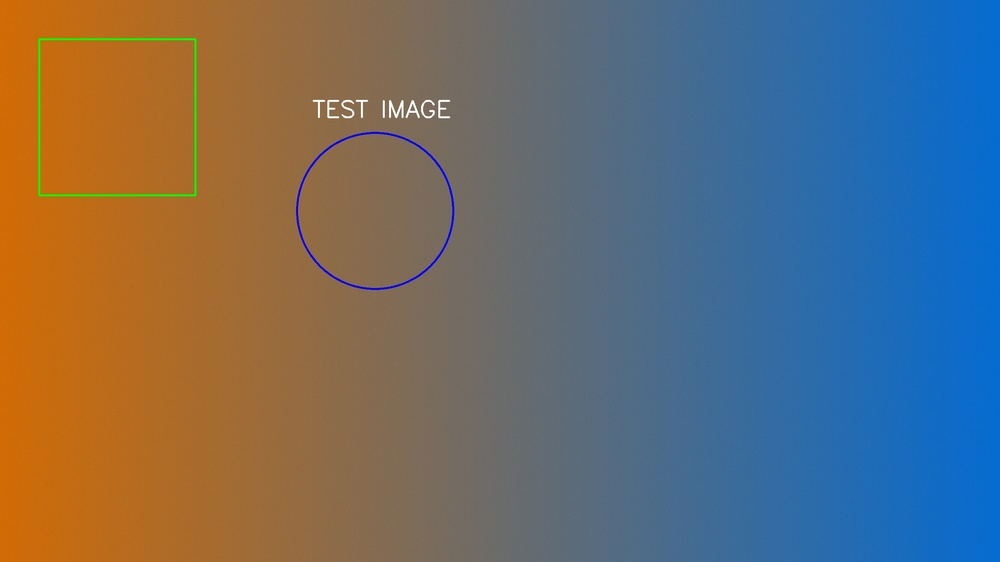
#> input picture test_2K.jpg, 1000 x 562 px, shrunk from 2560 x 1440 before the run; its folder holds only this picture in this run
$ python -i analyzers.py   (imports and definitions only)   (older library calls are emulated)
#> lines starting #> are read from the running program, lines starting #| are printed output that depends on the picture; after the words box and inside, x2 and y2 are one past the last pixel; in counts of white or black regions, pixels touching at a corner belong together
#!/usr/bin/env python3
"""
ANALYZERS MODULE
Analyse approfondie des caractéristiques d'images
"""

import numpy as np
import cv2
from typing import Dict, Any, Tuple
from scipy import fft, ndimage
from sklearn.cluster import KMeans

class ImageAnalyzer:
    """
    Analyseur d'images complet pour la compression harmonique
    Inspiré des principes d'analyse de l'upscaling harmonique
    """

    def __init__(self):
        self.analysis_cache = {}

    def analyze(self, image: np.ndarray) -> Dict[str, Any]:
        """
        Analyse complète des caractéristiques de l'image

        Args:
            image: Image numpy array (H, W) ou (H, W, C)

        Returns:
            Dict: Caractéristiques complètes de l'image
        """
        # Vérification du cache
        image_hash = hash(image.tobytes())
        if image_hash in self.analysis_cache:
            return self.analysis_cache[image_hash]

        # Analyse multi-niveaux
        characteristics = {
            'structural': self._analyze_structural_properties(image),
            'entropic': self._analyze_entropic_properties(image),
            'frequency': self._analyze_frequency_properties(image),
            'semantic': self._analyze_semantic_properties(image),
            'texture': self._analyze_texture_properties(image)
        }

        # Score de complexité unifié
        characteristics['complexity_score'] = self._calculate_complexity_score(characteristics)
        characteristics['resolution'] = image.shape[:2]
        characteristics['channels'] = image.shape[2] if len(image.shape) == 3 else 1

        # Mise en cache
        self.analysis_cache[image_hash] = characteristics

        return characteristics

    def _analyze_structural_properties(self, image: np.ndarray) -> Dict[str, float]:
        """Analyse des propriétés structurelles (contours, formes, symétrie)"""

        # Conversion en niveaux de gris si nécessaire
        if len(image.shape) == 3:
            gray = cv2.cvtColor(image, cv2.COLOR_RGB2GRAY)
        else:
            gray = image

        h, w = gray.shape

        # 1. Détection de contours multiples
        edges_canny = cv2.Canny(gray, 50, 150)
        edges_sobel = cv2.Sobel(gray, cv2.CV_64F, 1, 1, ksize=3)
        edges_laplacian = cv2.Laplacian(gray, cv2.CV_64F)

        # Densité de contours
        edge_density_canny = np.sum(edges_canny > 0) / edges_canny.size
        edge_density_sobel = np.sum(np.abs(edges_sobel) > 30) / edges_sobel.size
        edge_density_laplacian = np.sum(np.abs(edges_laplacian) > 20) / edges_laplacian.size

        edge_density = (edge_density_canny + edge_density_sobel + edge_density_laplacian) / 3

        # 2. Analyse de symétrie multiple
        # Symétrie horizontale
        left_half = gray[:, :w//2]
        right_half = np.fliplr(gray[:, w//2:])
        symmetry_h = np.corrcoef(left_half.flatten(), right_half.flatten())[0,1]
        if np.isnan(symmetry_h):
            symmetry_h = 0.0

        # Symétrie verticale
        top_half = gray[:h//2, :]
        bottom_half = np.flipud(gray[h//2:, :])
        symmetry_v = np.corrcoef(top_half.flatten(), bottom_half.flatten())[0,1]
        if np.isnan(symmetry_v):
            symmetry_v = 0.0

        # Symétrie diagonale
        diag_symmetry = self._calculate_diagonal_symmetry(gray)

        symmetry = max(symmetry_h, symmetry_v, diag_symmetry)

        # 3. Détection de formes géométriques
        contours, _ = cv2.findContours(edges_canny, cv2.RETR_EXTERNAL, cv2.CHAIN_APPROX_SIMPLE)

        # Analyse des contours
        contour_areas = [cv2.contourArea(c) for c in contours]
        contour_perimeters = [cv2.arcLength(c, True) for c in contours]

        # Circularité moyenne
        circularities = []
        for area, perimeter in zip(contour_areas, contour_perimeters):
            if perimeter > 0:
                circularity = 4 * np.pi * area / (perimeter ** 2)
                circularities.append(min(circularity, 1.0))

        avg_circularity = np.mean(circularities) if circularities else 0.0

        # 4. Régularité des patterns
        regularity = self._calculate_pattern_regularity(gray)

        return {
            'edge_density': edge_density,
            'symmetry_horizontal': max(symmetry_h, 0.0),
            'symmetry_vertical': max(symmetry_v, 0.0),
            'symmetry_diagonal': diag_symmetry,
            'symmetry_overall': symmetry,
            'avg_circularity': avg_circularity,
            'pattern_regularity': regularity,
            'contour_count': len(contours),
            'structural_complexity': edge_density * (1.0 - symmetry) * (1.0 - regularity)
        }

    # [308 lines left out: functions _analyze_entropic_properties, _analyze_frequency_properties, _analyze_semantic_properties, _analyze_texture_properties, _calculate_complexity_score, _calculate_shannon_entropy and 3 more, not called in this run]

    def _calculate_diagonal_symmetry(self, gray: np.ndarray) -> float:
        """Calcule la symétrie diagonale"""
        h, w = gray.shape
        min_dim = min(h, w)

        # Diagonale principale
        diag_main = np.diagonal(gray[:min_dim, :min_dim])
        diag_flipped = np.fliplr(gray[:min_dim, :min_dim])
        diag_flipped_main = np.diagonal(diag_flipped)

        symmetry_main = np.corrcoef(diag_main, diag_flipped_main)[0,1]
        return max(0.0, symmetry_main) if not np.isnan(symmetry_main) else 0.0

    def _calculate_pattern_regularity(self, gray: np.ndarray) -> float:
        """Calcule la régularité des patterns"""
        h, w = gray.shape

        # Autocorrélation pour détecter la périodicité
        autocorr = ndimage.correlate(gray, gray, mode='constant')
        center = h * w

        # Variance de l'autocorrélation autour du centre
        window_size = 20
        start_idx = max(0, center - window_size)
        end_idx = min(len(autocorr), center + window_size)

        autocorr_variance = np.var(autocorr[start_idx:end_idx])
        regularity = 1.0 / (1.0 + autocorr_variance / (h * w))

        return min(1.0, regularity)

    # [49 lines left out: functions _calculate_glcm, _calculate_glcm_contrast, _calculate_glcm_dissimilarity, _calculate_glcm_homogeneity, not called in this run]

    def _calculate_glcm_energy(self, glcm: np.ndarray) -> float:
        """Calcule l'énergie à partir de GLCM"""
        return np.sum(glcm ** 2)

    # [37 lines left out: functions _calculate_glcm_correlation, _calculate_spectral_centroid, _calculate_spectral_bandwidth, _calculate_skewness, _calculate_kurtosis, not called in this run]

class CompressionComplexityAnalyzer:
    """
    Analyseur spécialisé pour la complexité de compression
    """

    # [56 lines left out: functions analyze_compressibility, _recommend_compression_method, not called in this run]

>>> import cv2
>>> picture = cv2.cvtColor(cv2.imread('../../../../test_2K.jpg'), cv2.COLOR_BGR2RGB)
>>> result = ImageAnalyzer().analyze(picture)
#> in analyze, `image_hash = hash(image.tobytes())`: image_hash = 3671090442749398332
#> in _analyze_structural_properties, `gray = cv2.cvtColor(image, cv2.COLOR_RGB2GRAY)`:
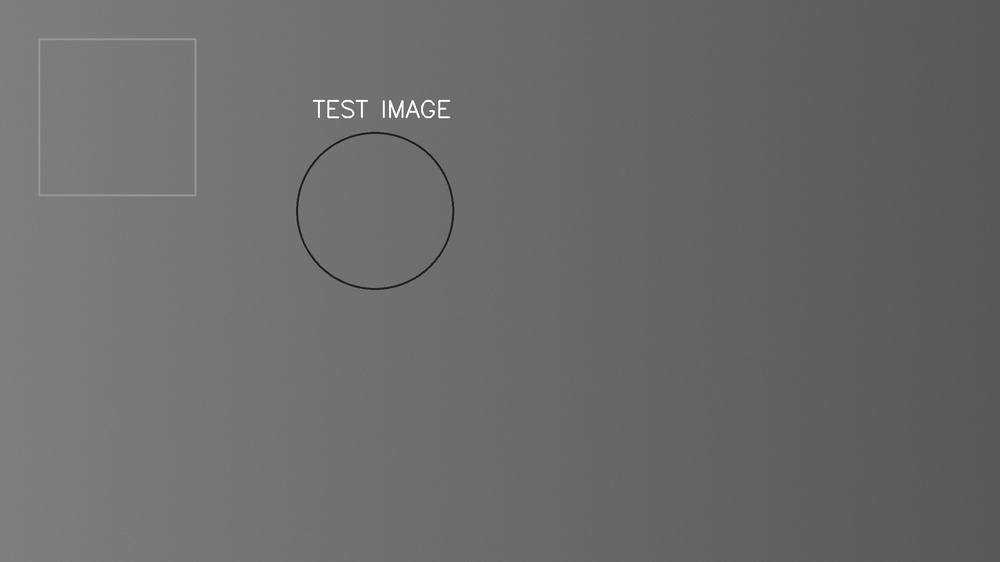
#> gray: shape (562, 1000); min 21, max 254, mean 107.3
#> in _analyze_structural_properties, `edges_canny = cv2.Canny(gray, 50, 150)`:
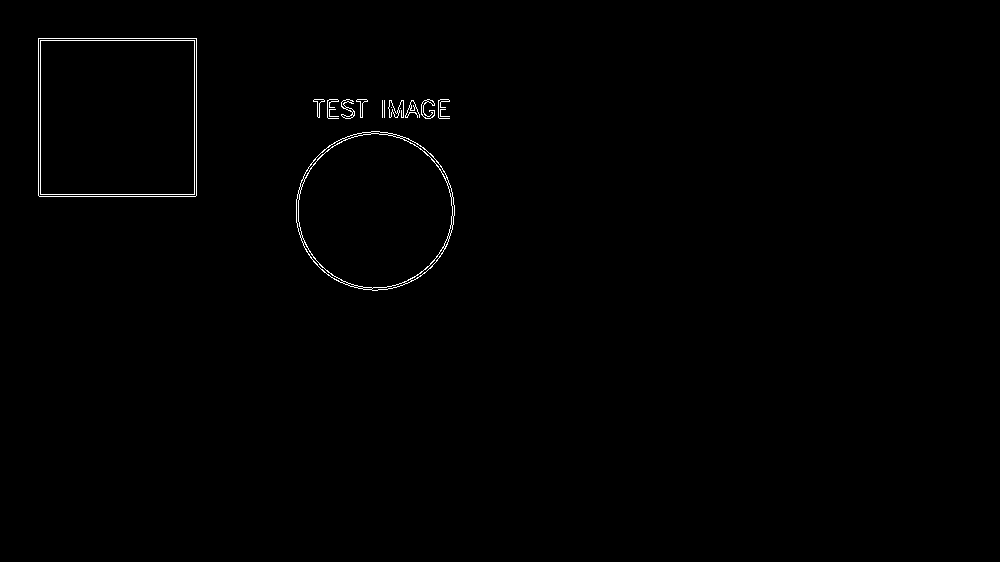
#> edges_canny: shape (562, 1000); 0.52% white in thin lines or dots, all inside (x1, y1, x2, y2) = (38, 38, 455, 291)
#> in _analyze_structural_properties, `edges_sobel = cv2.Sobel(gray, cv2.CV_64F, 1, 1, ksize=3)`:
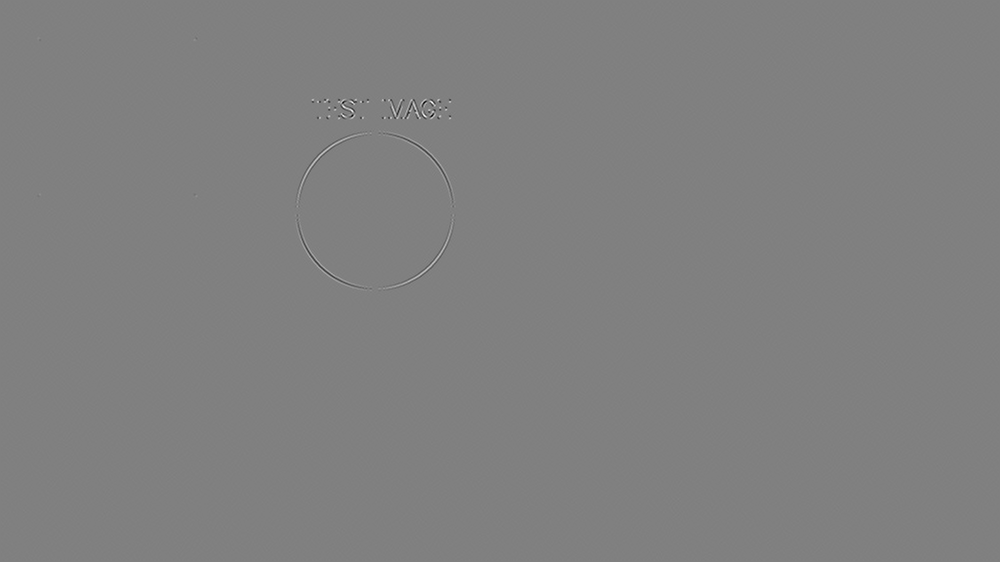
#> edges_sobel: shape (562, 1000) float64; min -315, max 311, mean 0; drawn with min black and max white
#> in _analyze_structural_properties, `edge_density_canny = np.sum(edges_canny > 0) / edges_canny.size`: edge_density_canny = 0.00518
#> in _analyze_structural_properties, `edge_density_sobel = np.sum(np.abs(edges_sobel) > 30) / edges_sobel.size`: edge_density_sobel = 0.00432
#> in _analyze_structural_properties, `edge_density_laplacian = np.sum(np.abs(edges_laplacian) > 20) / edges_..`: edge_density_laplacian = 0.00899
#> in _analyze_structural_properties, `edge_density = (edge_density_canny + edge_density_sobel + edge_density..`: edge_density = 0.00616
#> in _analyze_structural_properties, `left_half = gray[:, :w//2]`:
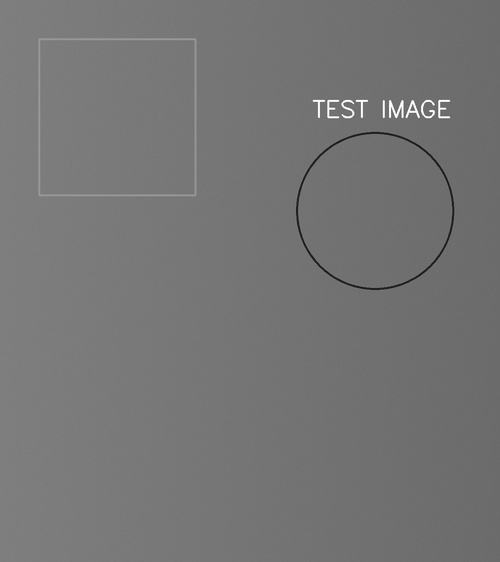
#> left_half: shape (562, 500); min 21, max 254, mean 116.8
#> in _analyze_structural_properties, `right_half = np.fliplr(gray[:, w//2:])`:
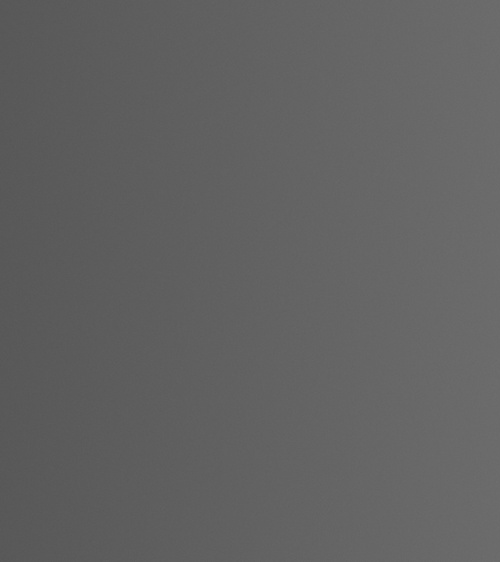
#> right_half: shape (562, 500); min 85, max 110, mean 97.8
#> in _analyze_structural_properties, `symmetry_h = np.corrcoef(left_half.flatten(), right_half.flatten())[0,1]`: symmetry_h = -0.562
#> in _analyze_structural_properties, `top_half = gray[:h//2, :]`:
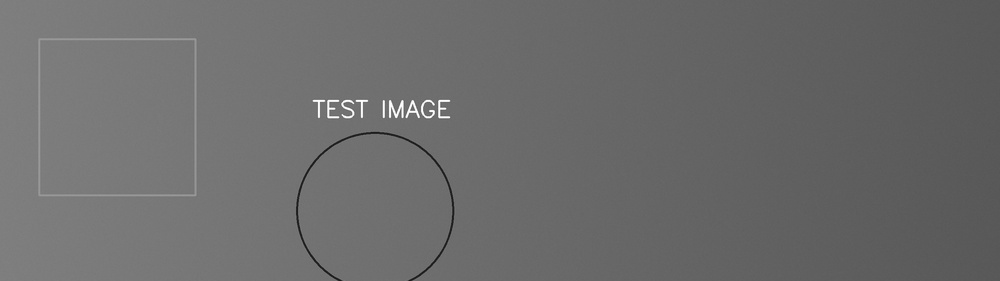
#> top_half: shape (281, 1000); min 21, max 254, mean 107.4
#> in _analyze_structural_properties, `symmetry_v = np.corrcoef(top_half.flatten(), bottom_half.flatten())[0,1]`: symmetry_v = 0.808
#> in _calculate_diagonal_symmetry, `diag_main = np.diagonal(gray[:min_dim, :min_dim])`: diag_main = 562 values, max 153 at index 39, min 104 at index 528, mean 115.6
#> in _calculate_diagonal_symmetry, `diag_flipped = np.fliplr(gray[:min_dim, :min_dim])`:
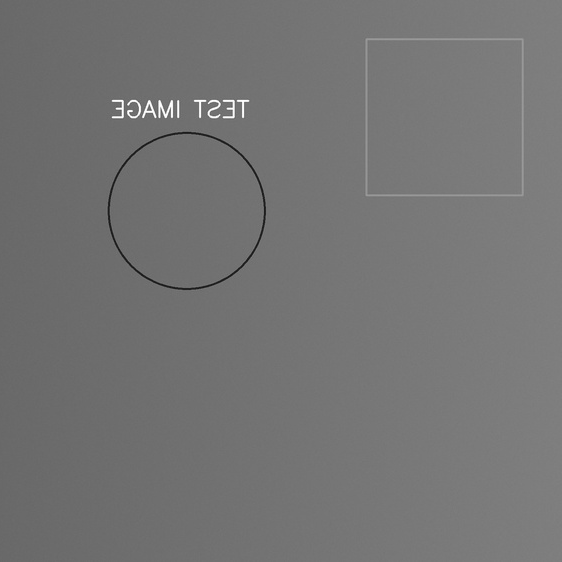
#> diag_flipped: shape (562, 562); min 21, max 254, mean 115.6
#> in _calculate_diagonal_symmetry, `diag_flipped_main = np.diagonal(diag_flipped)`: diag_flipped_main = 562 values, max 254 at index 117, min 25 at index 252, mean 115.5
#> in _calculate_diagonal_symmetry, `symmetry_main = np.corrcoef(diag_main, diag_flipped_main)[0,1]`: symmetry_main = -0.503
#> in _analyze_structural_properties, `diag_symmetry = self._calculate_diagonal_symmetry(gray)`: diag_symmetry = 0
#> in _analyze_structural_properties, `symmetry = max(symmetry_h, symmetry_v, diag_symmetry)`: symmetry = 0.808
#> in _analyze_structural_properties, `contours, _ = cv2.findContours(edges_canny, cv2.RETR_EXTERNAL, cv2.CHA..`: contours = 15 contours, 7 with area under 20; largest, box (x1, y1, x2, y2) and area: (38, 38, 197, 197) 24963, (296, 131, 455, 291) 19705, (341, 99, 355, 119) 97, (388, 100, 404, 118) 82, (356, 99, 368, 118) 56, (313, 99, 325, 118) 55, (405, 100, 420, 118) 46, (421, 99, 435, 119) 30
#> in _analyze_structural_properties, `contour_areas = [cv2.contourArea(c) for c in contours]`: contour_areas = [19705, 1, 1, 0, 46, 82.5, 0, 0, 1.5, 30, 55.5, 97, 2, 55, 24963]
#> in _analyze_structural_properties, `contour_perimeters = [cv2.arcLength(c, True) for c in contours]`: contour_perimeters = [526.2, 40.83, 42.83, 0, 114.1, 140.2, 34, 34, 119.6, 163.5, 55.07, 96.91, 119, 54.49, 630.8]
#> the loop in _analyze_structural_properties, `for area, perimeter in zip(contour_areas, contour_perimeters):` made 15 passes
#> (area, perimeter, circularity) on passes 1, 5, 6, 10, 11, 12, 14, 15: (19705, 526.2, 0.894), (46, 114.1, 0.0444), (82.5, 140.2, 0.0528), (30, 163.5, 0.0141), (55.5, 55.07, 0.23), (97, 96.91, 0.13), (55, 54.49, 0.233), (24963, 630.8, 0.788)
#> after the loop in _analyze_structural_properties, `for area, perimeter in zip(contour_areas, contour_perimeters):`: circularities = [0.894, 0.00754, 0.00685, 0.0444, 0.0528, 0, 0, 0.00132, 0.0141, 0.23, 0.13, 0.00178, 0.233, 0.788]
#> in _analyze_structural_properties, `avg_circularity = np.mean(circularities) if circularities else 0.0`: avg_circularity = 0.172
#> (the run stopped early here; a loop or call above may not have finished)
